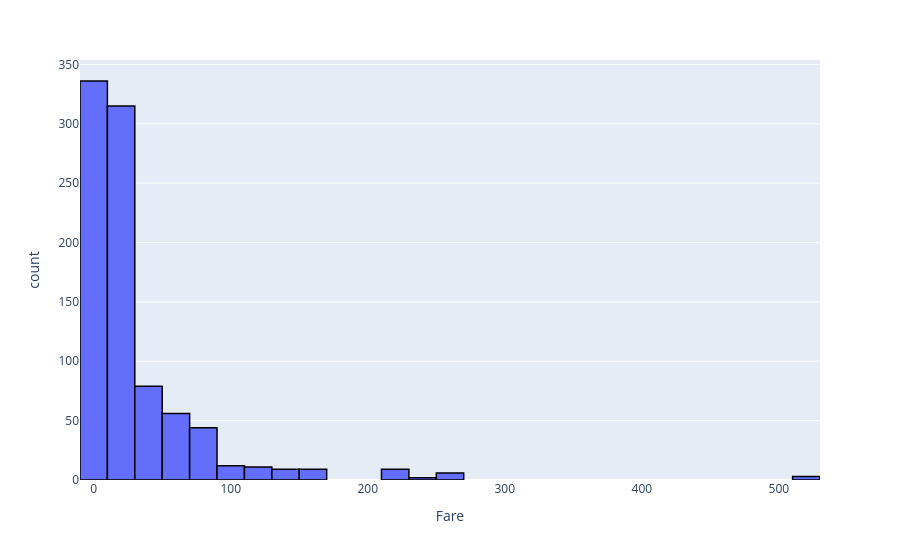

Source (notebook cell):
### Code cell
import plotly.express as px

fig = px.histogram(train, x='Fare', nbins=30)

# Adiciona as bordas pretas e define a grossura da linha
fig.update_traces(marker_line_color='black', marker_line_width=1.5)

fig.show()

### Figure 1 — Plotly figure (JSON) as saved in the notebook; plotly's stock layout.template omitted (floating-point values rounded to 4 significant figures; data arrays with more than 128 entries replaced by an {"elided": "..."} marker saying what was removed)
{"data": [{"bingroup": "x", "hovertemplate": "Fare=%{x}<br>count=%{y}<extra></extra>", "legendgroup": "", "marker": {"color": "#636efa", "line": {"color": "black", "width": 1.5}, "pattern": {"shape": ""}}, "name": "", "nbinsx": 30, "orientation": "v", "showlegend": false, "type": "histogram", "x": {"elided": "891 float values"}, "xaxis": "x", "yaxis": "y"}], "layout": {"barmode": "relative", "legend": {"tracegroupgap": 0}, "margin": {"t": 60}, "xaxis": {"anchor": "y", "domain": [0, 1], "title": {"text": "Fare"}}, "yaxis": {"anchor": "x", "domain": [0, 1], "title": {"text": "count"}}}}
